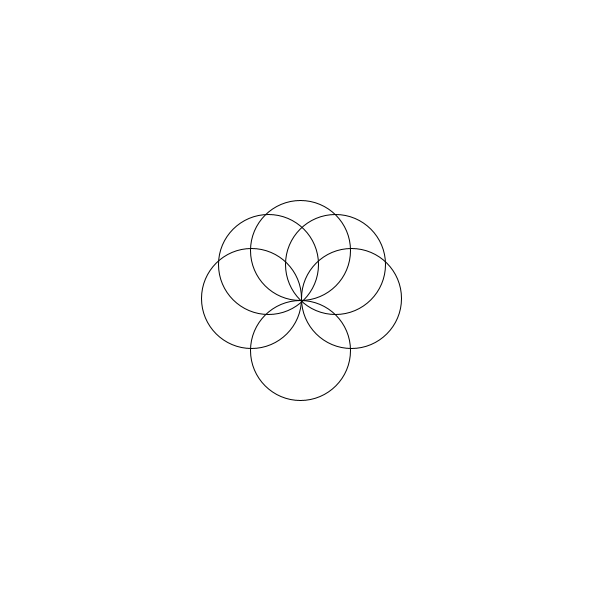
Frame 1 (no input)
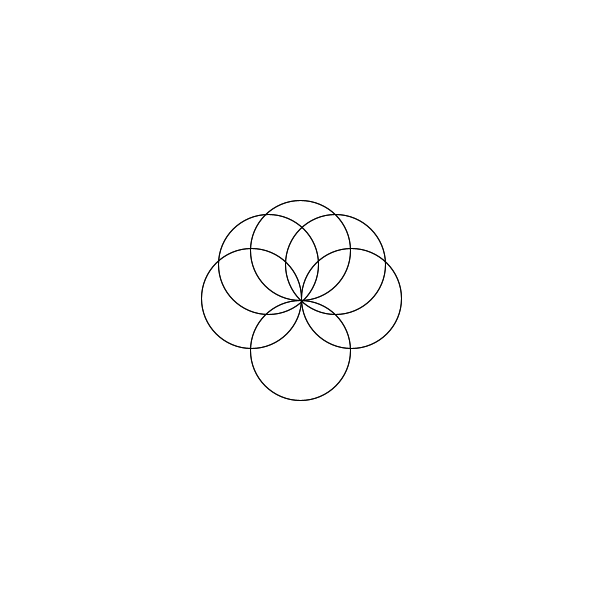
Frame 2 (the mouse pressed at the canvas centre, redrawn once)

The Processing sketch that drew these frames (run headless with seeded random() and noise(); the mouse was pressed at the canvas centre and the sketch redrawn once):

// Processing sketch: processing_85520
// ── processing_85520.pde

  void setup () 
{
  size(600,600);
  //Fond blanc
  background(255); 
  smooth();
}

void draw()
{
  //Je créer une ellipse non remplie. (ellipse en haut)
  noFill();
  ellipse(300,250,100,100);
  //Je créer trois autres ellipses de la même taille. DUPLICATION/JUXTAPOSITION
  //(Ellipse en bas) 
  ellipse(300,350,100,100);
  //Ellipse à gauche) 
  ellipse(251,298,100,100);
  //(Ellipse à droite)
  ellipse(351,298,100,100);
  
  //Nouvelle série de quatre ellipses de la même taille. JUXTAPOSITION
  //Ellipse en haut à gauche
  ellipse(335,264,100,100);
  //Ellipse en haut à gauche
  ellipse(268,264,100,100);
  
  noLoop();
}
